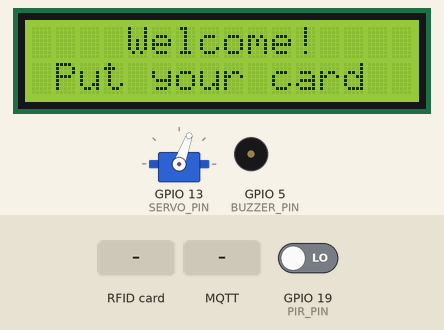
The program below on a simulated ESP32. Shown: servo, 16×2 character LCD, buzzer (waves = sounding, pin HIGH). The test bench sets the inputs (shaded band); at power-on: GPIO 19 (PIR_PIN) LOW. WiFi joins after 1.5 s; servers stay silent unless stated; no MQTT or app messages arrive unless stated; what the program prints to the serial monitor is not drawn.

Above: at 2.8 s.
2.9 s: RFID card 5E 7A 19 C4 held to the reader
At 5.3 s:
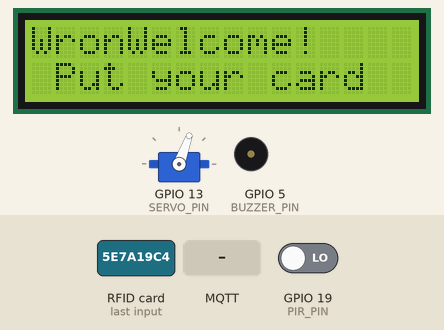
5.6 s: RFID card 15 75 FE 28 held to the reader
At 8.3 s:
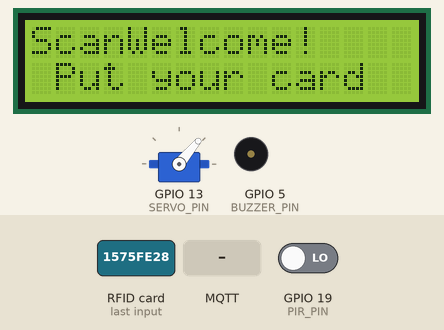
8.6 s: MQTT message "UNLOCK" arrives on the first subscribed topic
At 9.8 s:
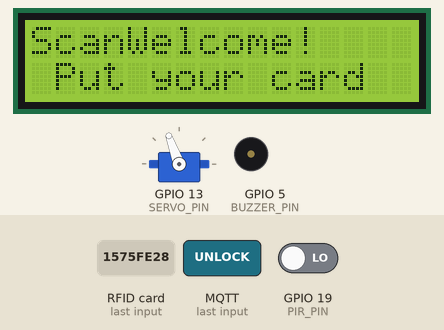
10.1 s: GPIO 19 (PIR_PIN) driven HIGH
At 10.6 s:
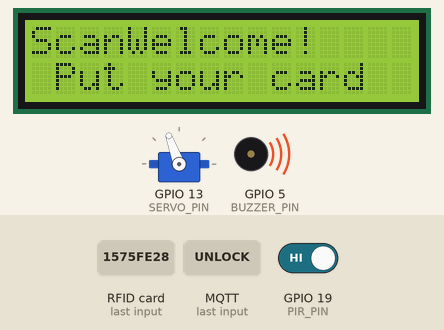
11.6 s: MQTT message "LOCK" arrives on the first subscribed topic
At 12.1 s:
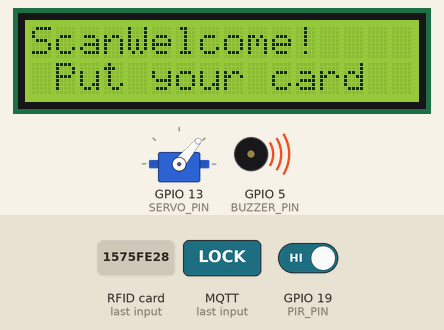
13.2 s: GPIO 19 (PIR_PIN) driven LOW
At 14.3 s:
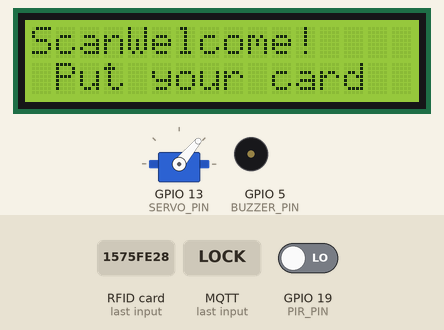
Timing chart, 0 to 15.9 s (numbered marks = the images above; inputs shaded):
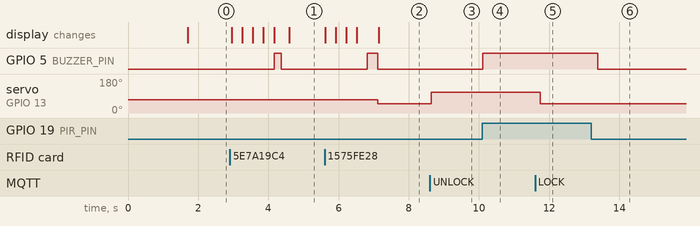

Measured:
- after the input at 2.9 s, GPIO 5 (BUZZER_PIN): LOW → HIGH after 1.3 s, → LOW 0.20 s later; the display: first changes after 0.05 s (image 1 shows a later state)
- after the input at 5.6 s, GPIO 5 (BUZZER_PIN): LOW → HIGH after 1.2 s, → LOW 0.30 s later; servo on GPIO 13 (SERVO_PIN): 70° → 50° after 1.5 s; the display: first changes at once (image 2 shows a later state)
- after the input at 8.6 s, servo on GPIO 13 (SERVO_PIN): 50° → 110° at once
- after the input at 10.1 s, GPIO 5 (BUZZER_PIN): LOW → HIGH at once
- after the input at 11.6 s, servo on GPIO 13 (SERVO_PIN): 110° → 50° after 0.15 s
- after the input at 13.2 s, GPIO 5 (BUZZER_PIN): HIGH → LOW after 0.19 s

The program:

main.cpp
```cpp
#include <ESP32Servo.h>
#include <Wire.h>
#include <LiquidCrystal_I2C.h>
#include <SPI.h>
#include <MFRC522.h>
#include <WiFi.h>
#include <PubSubClient.h>

const char* ssid = "Gau In T3";
const char* password = "unin2611";
const char* mqttServer = "broker.emqx.io";
const int mqttPort = 1883;

#define SS_PIN 18
#define RST_PIN 34
#define BUZZER_PIN 5
#define SERVO_PIN 13
#define PIR_PIN 19


String UID = "15 75 FE 28"; // UID thẻ RFIDRFID
byte lock = 0; // Trạng thái khóa
Servo servo;
LiquidCrystal_I2C lcd(0x27, 16, 2);
MFRC522 rfid(SS_PIN, RST_PIN);
WiFiClient espClient;
PubSubClient client(espClient);

void setupWiFi() {
  delay(10);
  Serial.println("Connecting to WiFi...");
  WiFi.begin(ssid, password);
  while (WiFi.status() != WL_CONNECTED) {
    delay(500);
    Serial.print(".");
  }
  Serial.println("\nWiFi Connected!");
}

void callback(char* topic, byte* payload, unsigned int length) {
  String message = "";
  for (int i = 0; i < length; i++) {
    message += (char)payload[i];
  }
  Serial.println("Received: " + message);

  if (String(topic) == "esp32/servo/control") {
    if (message == "LOCK") {
      lock = 1;
      servo.write(50);
      client.publish("esp32/servo/status", "Locked");
    } else if (message == "UNLOCK") {
      lock = 0;
      servo.write(110);
      client.publish("esp32/servo/status", "Unlocked");
    }
  }
}

void reconnectMQTT() {
  while (!client.connected()) {
    Serial.print("Connecting to MQTT...");
    if (client.connect("ESP32Client")) {
      Serial.println("Connected!");
      client.subscribe("esp32/servo/control");
    } else {
      Serial.print("Failed. Error: ");
      Serial.println(client.state());
      delay(2000);
    }
  }
}

void setup() {
  Serial.begin(9600);
  servo.attach(SERVO_PIN);
  servo.write(70);
  lcd.init();
  lcd.backlight();
  SPI.begin();
  rfid.PCD_Init();
  pinMode(BUZZER_PIN, OUTPUT);
  pinMode(PIR_PIN, INPUT);
  setupWiFi();
  client.setServer(mqttServer, mqttPort);
  client.setCallback(callback);
}

void loop() {
  if (!client.connected()) {
    reconnectMQTT();
  }
  client.loop();

  if (digitalRead(PIR_PIN) == HIGH) {
    // bật buzzer nếu có xâm nhập
    digitalWrite(BUZZER_PIN, HIGH);
    client.publish("esp32/motion/warning", "Motion detected");
    delay(500);
  } else {
    // tắt buzzer nếu không có xâm nhập
    digitalWrite(BUZZER_PIN, LOW);
  }

  lcd.setCursor(4, 0);
  lcd.print("Welcome!");
  lcd.setCursor(1, 1);
  lcd.print("Put your card");

  if (!rfid.PICC_IsNewCardPresent()) return;
  if (!rfid.PICC_ReadCardSerial()) return;

  lcd.clear();
  lcd.setCursor(0, 0);
  lcd.print("Scanning");
  String ID = "";
  for (byte i = 0; i < rfid.uid.size; i++) {
    lcd.print(".");
    ID.concat(String(rfid.uid.uidByte[i] < 0x10 ? " 0" : " "));
    ID.concat(String(rfid.uid.uidByte[i], HEX));
    delay(300);
  }
  ID.toUpperCase();
  Serial.println("Card ID: " + ID);

  if (ID.substring(1) == UID) {
    // quét thẻ hợp lệ, tắt buzzer, mở khóa
    digitalWrite(BUZZER_PIN, HIGH);
    delay(300);
    digitalWrite(BUZZER_PIN, LOW);
    if (lock == 0) {
      lock = 1;
      servo.write(50);
      client.publish("esp32/rfid/log", "Locked");
    } else {
      lock = 0;
      servo.write(110);
      client.publish("esp32/rfid/log", "Unlocked");
    }
    client.publish("esp32/rfid/uid", ID.c_str());
  } else {
    lcd.clear();
    lcd.setCursor(0, 0);
    lcd.print("Wrong card!");
    digitalWrite(BUZZER_PIN, HIGH);
    delay(200);
    digitalWrite(BUZZER_PIN, LOW);
    delay(200);
    client.publish("esp32/rfid/log", "Invalid Card");
  }
}
```
